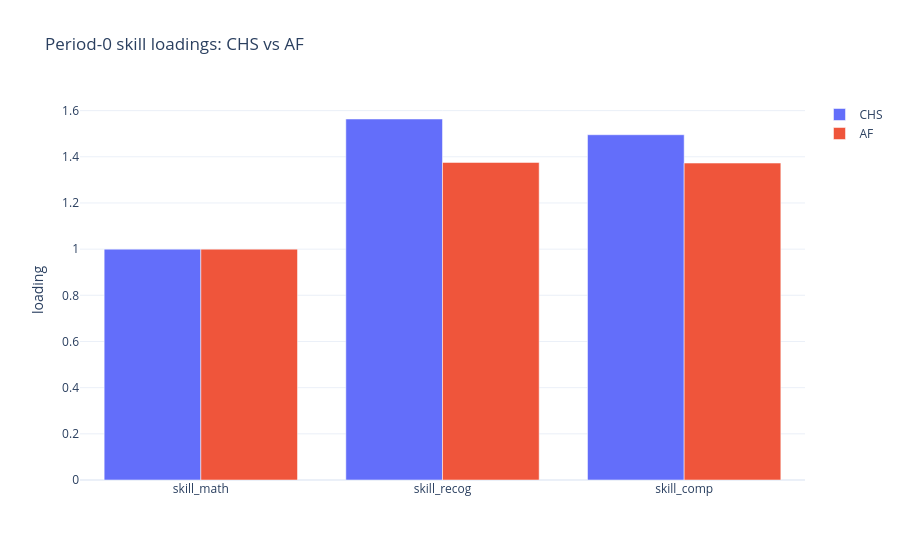

Notebook cell for this chart:
### Code cell
fig = go.Figure()
for est in ("CHS", "AF"):
    sub = loadings_df[loadings_df["estimator"] == est]
    fig.add_trace(go.Bar(name=est, x=sub["measurement"], y=sub["loading"]))
fig.update_layout(
    title="Period-0 skill loadings: CHS vs AF",
    barmode="group",
    template="plotly_white",
    yaxis_title="loading",
)
fig

### Figure 1 — Plotly figure (JSON) as saved in the notebook; plotly's stock layout.template omitted (floating-point values rounded to 4 significant figures)
{"data": [{"name": "CHS", "type": "bar", "x": ["skill_math", "skill_recog", "skill_comp"], "y": [1.0, 1.564, 1.496]}, {"name": "AF", "type": "bar", "x": ["skill_math", "skill_recog", "skill_comp"], "y": [1.0, 1.376, 1.373]}], "layout": {"barmode": "group", "title": {"text": "Period-0 skill loadings: CHS vs AF"}, "yaxis": {"title": {"text": "loading"}}}}
